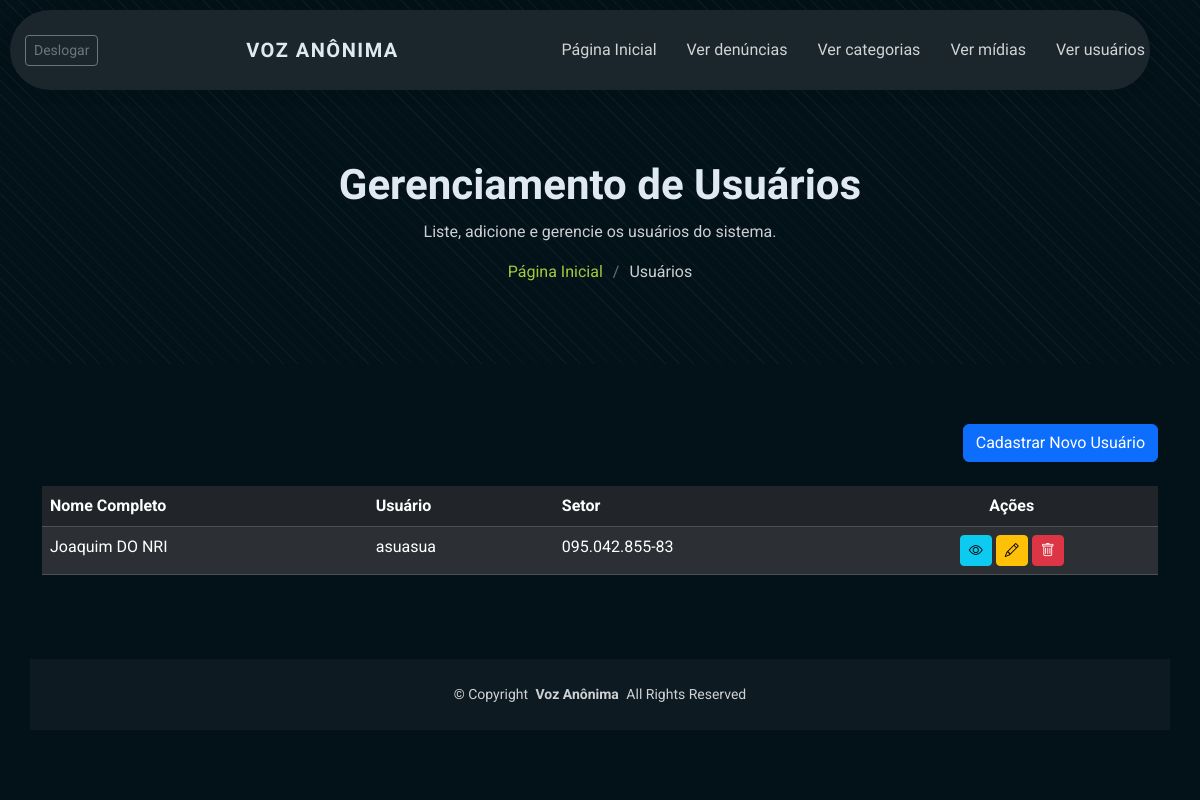
/usuario/ (signed in), run on an earlier commit of the app's database.
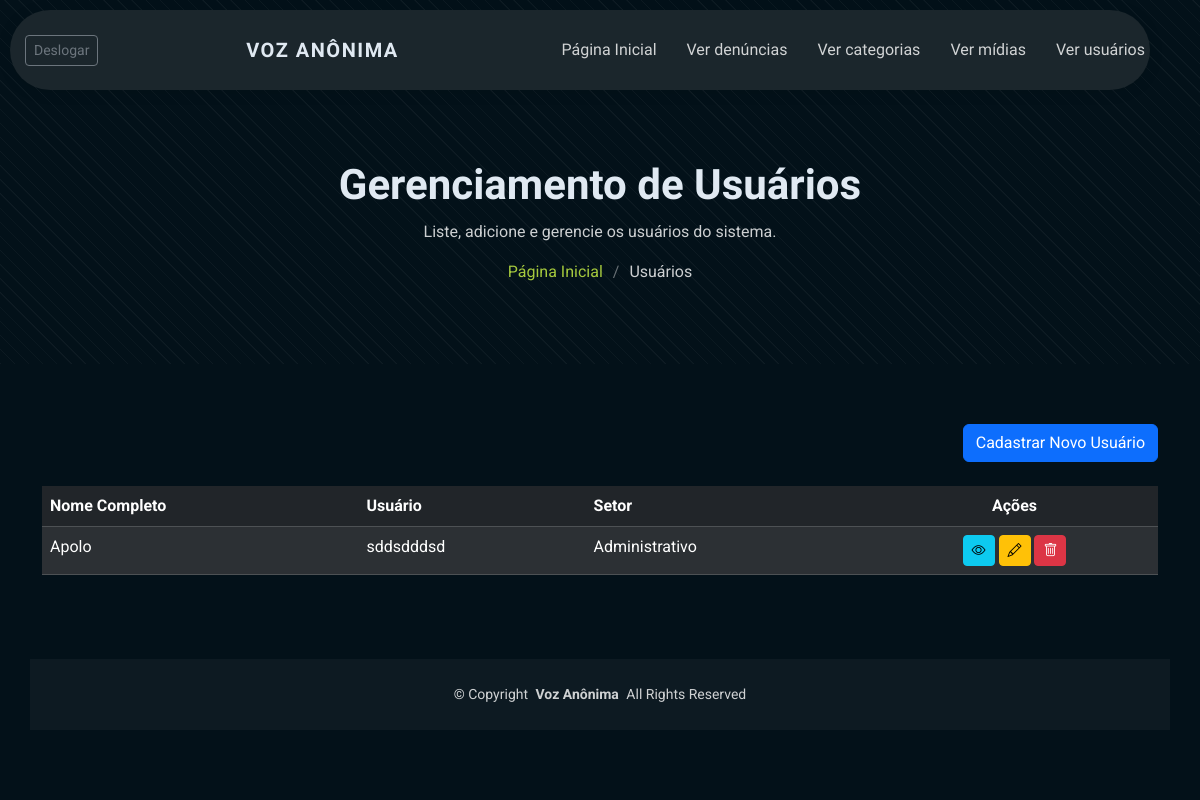
And on a later commit of the database.
### usuario/models.py (models this page shows, shortened)
class Usuario(User):
    SETOR_CHOICES = (
        ('CA', 'Coordenação de Ensino'),
        ('CAE', 'Coordenação de Assuntos Estudantis'),
        ('Diretoria Academica', 'Diretoria Acadêmica'),
        ('Administrativo', 'Administrativo'),
        ('NAPNE', 'Núcleo de Atendimento a Pessoas com Necessidades Específicas'),
        ('Outro', 'Outro'),
    )
    cpf = models.CharField(max_length=14, unique=True)
    setor = models.CharField(choices=SETOR_CHOICES, max_length=100, default='OUT')

### usuario/views.py (the view)
# urls.py: path('', views.index, name='index_usuario'),
@login_required
@permission_required('auth.view_user', raise_exception=True)
def index(request):
    usuarios = Usuario.objects.all().order_by('first_name')
    return render(request, 'usuario/index.html', {'usuarios': usuarios})

### templates/usuario/index.html
{% extends "base.html" %}
{% block content %}
<div class="page-title" data-aos="fade">
  <div class="container position-relative">
    <h1>Gerenciamento de Usuários</h1>
    <p>Liste, adicione e gerencie os usuários do sistema.</p>
    <nav class="breadcrumbs">
      <ol>
        <li><a href="{% url 'index' %}">Página Inicial</a></li>
        <li class="current">Usuários</li>
      </ol>
    </nav>
  </div>
</div><section class="section">
    <div class="container" data-aos="fade-up" data-aos-delay="100">
        <div class="mb-4 text-end">
            <a href="{% url 'cadastrar_usuario' %}" class="btn btn-primary">Cadastrar Novo Usuário</a>
        </div>
        <div class="table-responsive">
            <table class="table table-dark table-striped table-hover mb-0">
                <thead class="table-dark">
                    <tr>
                        <th>Nome Completo</th>
                        <th>Usuário</th>
                        <th>Setor</th>
                        <th class="text-center">Ações</th>
                    </tr>
                </thead>
                <tbody>
                    {% for usuario in usuarios %}
                    <tr>
                        <td>{{ usuario.get_full_name }}</td>
                        <td>{{ usuario.username }}</td>
                        <td>{{ usuario.setor }}</td>
                        <td class="text-center">
                            <a href="{% url 'detalhar_usuario' usuario.id %}" class="btn btn-sm btn-info" title="Detalhes"><i class="bi bi-eye"></i></a>
                            <a href="{% url 'editar_usuario' usuario.id %}" class="btn btn-sm btn-warning" title="Editar"><i class="bi bi-pencil"></i></a>
                            <a href="{% url 'deletar_usuario' usuario.id %}" class="btn btn-sm btn-danger" title="Deletar"><i class="bi bi-trash"></i></a>
                        </td>
                    </tr>
                    {% empty %}
                    <tr>
                        <td colspan="4" class="text-center p-4">Nenhum usuário cadastrado.</td>
                    </tr>
                    {% endfor %}
                </tbody>
            </table>
        </div>
    </div>
</section>
{% endblock %}

What changed in the data, as far as the page shows it:
removed Usuario: get_full_name "Joaquim DO NRI", username "asuasua", setor "095.042.855-83"
added Usuario: get_full_name "Apolo", username "sddsdddsd", setor "Administrativo"
